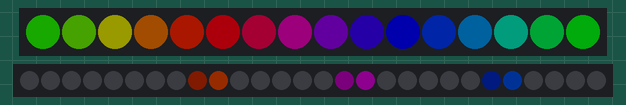
Simulated run of this program. Board: CircuitPython board. On the bench: 16 RGB LEDs in strip order, left to right, 28 RGB LEDs in strip order, left to right. Dim RGB values are drawn brighter than linear; what the program prints to the serial console is not drawn.

Above: at 2.17 s.
At 6.58 s:
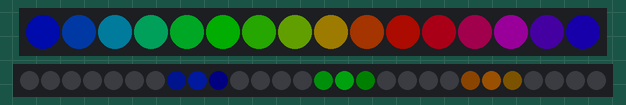
At 11.63 s:
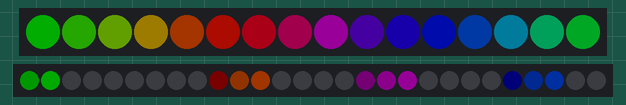
At 20.46 s:
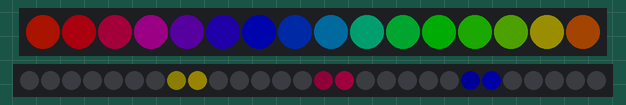
At 29.29 s:
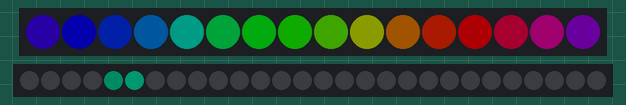
At 39.39 s:
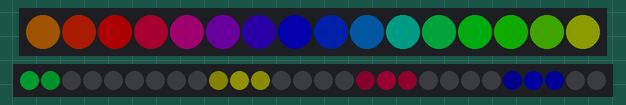

The program:

code.py
```python
import time
import board
import analogio
import digitalio
import neopixel
import supervisor


# Possible attenuation modes.
LINEAR = 'linear'

def attenuation( distance, width, method=LINEAR ):
    if distance > width:
        raise Exception( "Distance must be lte width." )
    if method != LINEAR:
        raise Exception( "Method: %s not supported." % ( method ) )
    else:
        return 1 - distance / width

def animate_path( path_length, speed, trail, lead, light_ps, time, peak=( 255, 255, 255 ) ):
    '''Given the above parameters, returns an intensity for each light in
    an array of tuples format.

    This animation simulates a light source moving along a path, with
    the LEDs being reflectors or readings of the intensity of that
    light source as it moves by.

    The model is that the light source:

    * Moves at the velocity "speed" along the "path_length"
    * The light source is visible for "lead" units of distance ahead of the light source
    * And "trail" units behind
    * As distance grows from the light source the intensity diminishes according to our attenuation() function
    * The readings of light intensity are made at the locations specified in light_ps
    * The path of the light source is cyclic, arriving at 0 as soon as it passes path_length

    The simulation provides the above constants, as well as the
    current time, this function returns the intensity of light along
    the path at that time.

    '''

    # Helper function.
    def attenuate( a, peak ):
        return ( int( a*peak[0] ), int( a*peak[1] ), int( a*peak[2] ) )

    # Prepare return value of light intensity values.
    light_vs = []
    for i in range( len( light_ps ) ):
        light_vs.append( ( 0, 0, 0 ) )

    # Get the current position of the light source.
    pos = speed*time
    while pos > path_length:
        pos -= path_length

    # Compute the intensity at each of the sensor light_ps.
    for i in range( len( light_ps ) ):
        # Position of the current sensor.
        light_p = light_ps[i]
        # Intensity of the current sensor
        light_v = light_vs[i]

        # Handle cases where we might be in the trailing illuminated
        # section.
        if light_p < pos - trail:
            # Outside the visible trailing distance.

            # Set to off.
            #print( "Turning light off" )
            light_v = ( 0, 0, 0 )
        elif light_p < pos:
            # Within the visible trailing distance.

            a = attenuation( pos - light_p, trail )
            light_v = attenuate( a, peak )
            #print( "Set light to:" )
            #print( light_v )
        elif trail > pos and light_p >= path_length - trail + pos:
            # Within the visible trailing distance, but the sensor is
            # towards the end of the circular path and the light
            # source is towards the begining.
            a = attenuation( path_length - light_p + pos, trail )
            light_v = attenuate( a, peak )
            #print( "Set light to:" )
            #print( light_v )

        # Handle cases where we might be in the leading illuminated
        # section.
        if light_p > pos and light_p < pos + lead:
            a = attenuation( light_p - pos, lead )
            light_v = attenuate( a, peak )
        elif pos + lead > path_length and light_p < pos + lead - path_length:
            a = attenuation( light_p + path_length - pos, lead )
            light_v = attenuate( a, peak )

        light_vs[i] = light_v


    #print( "Returning: %s" % ( light_vs ) )
    return light_vs

# Helper function to get the positions of n evenly spaced lights on a
# circular path.
def get_light_ps( path_length, n ):
    light_ps = [ 0 ]
    for i in range( 1, n ):
        light_ps.append( i * path_length / n )
    return light_ps


def rainbow( pos ):
    # Input a value 0 to 255 to get a color value that cycles from r to g to b.
    if pos < 0 or pos > 255:
        r = g = b = 0
    elif pos < 85:
        r = int(pos * 3)//5
        g = int(255 - pos*3)//5
        b = 0
    elif pos < 170:
        pos -= 85
        r = int(255 - pos*3)//5
        g = 0
        b = int(pos*3)//5
    else:
        pos -= 170
        r = 0
        g = int(pos*3)//5
        b = int(255 - pos*3)//5
    return (r, g, b)

def driver():
    # Controlling the pixels on the board.
    #pixel_pin = board.NEOPIXEL

    # Controlling the LED strip attached to A1.
    # DEBUG - one of these is wrong, not sure which...
    # A
    #pixel_pin = digitalio.DigitalInOut( board.A0 )
    #pixel_pin.direction = digitalio.Direction.OUTPUT
    # B
    pixel_pin = board.A0
    #
    # DEBUG - when I figure out which it is, use the other to control
    # the circular LED lights.
    circle_pin = board.A1

    # Code for digital switches
    button_1 = digitalio.DigitalInOut( board.A2 )
    button_1.direction = digitalio.Direction.INPUT
    button_1.pull = digitalio.Pull.UP

    button_2 = digitalio.DigitalInOut( board.A3 )
    button_2.direction = digitalio.Direction.INPUT
    button_2.pull = digitalio.Pull.UP

    button_3 = digitalio.DigitalInOut( board.A4 )
    button_3.direction = digitalio.Direction.INPUT
    button_3.pull = digitalio.Pull.UP

    button_4 = digitalio.DigitalInOut( board.A5 )
    button_4.direction = digitalio.Direction.INPUT
    button_4.pull = digitalio.Pull.UP

    # Set up our Circle Pixels
    #
    # DEBUG - for the circle pixels we just want them always on doing
    # rainbow stuff.
    num_circle_pixels = 16
    circle_pixels = neopixel.NeoPixel( circle_pin, num_circle_pixels, brightness=1.0, auto_write=False )
    for i in range( len( circle_pixels ) ):
        circle_pixels[i] = ( 0, 0, 0 )

    circle_path_length = 30
    circle_speed = 11
    circle_trail = 30
    circle_lead = 0

    circle_ps = get_light_ps( circle_path_length, num_circle_pixels )

    # Set up our LED strip
    num_pixels = 28
    pixels = neopixel.NeoPixel( pixel_pin, num_pixels, brightness=1.0, auto_write=False )
    for i in range( len( pixels ) ):
        pixels[i] = ( 0, 0, 0 )
    zero_pixels = [ ( 0, 0, 0 ), ( 0, 0, 0 ), ( 0, 0, 0 ), ( 0, 0, 0 ), ( 0, 0, 0 ), ( 0, 0, 0 ), ( 0, 0, 0 ) ]

    # Overall model properties for our light.
    path_length = 30
    speed = 24
    trail = 7
    lead = 1.5

    # Light positions for segment 1, and for segment 2, 3, 4.
    #
    # Segments 2, 3, 4 are arranged this way so as to make the
    # animation of the light flow smoothly from segment 1 into the
    # other segments.
    light_ps_1 = [ 0, 3, 6, 9, 12, 15, 18 ]
    light_ps_234 = [ 21, 24, 27, 0, 3, 6, 9 ]

    # The current time used by the animation model, and the interval
    # in time between updates in the model.
    t = 0
    interval = 3/100

    # Establish the initial colors of each of the four ranges to a
    # different spot in the RGB rainbow cycle.
    color_a = 0*(256/4)
    color_b = 1*(256/4)
    color_c = 2*(256/4)
    color_d = 3*(256/4)

    # Loop forever.
    reset_count = 0
    while True:
        # The system locks up after a while - try to hard reboot it around 10 hours in.
        reset_count += 1
        if reset_count > 1000000:
            reset_count = 0
            supervisor.reload()

        # Determine what we need to animate, the rules are:
        # button_1 -> LED segment 1 is
        # button_1 && button_2 -> Segment 2
        # button_1 && button_2 && button_3 -> Segment 3
        # button_1 && button_2 && button_4 -> Segment 4
        # button_1 && button_2 && button_3 && button_4 -> Circle

        # Set up the colors for the light source on each of the four
        # segments.
        peak_a = rainbow( color_a )
        peak_b = rainbow( color_b )
        peak_c = rainbow( color_c )
        peak_d = rainbow( color_d )

        # Update colors for next iteration.
        color_a += 1
        color_a = color_a % 256
        color_b += 1
        color_b = color_b % 256
        color_c += 1
        color_c = color_c % 256
        color_d += 1
        color_d = color_d % 256

        #print( "Buttons: ", [ button_1.value, button_2.value, button_3.value, button_4.value ] )

        button_override = True

        # Light up the appropriate pixels.
        #
        # Switches are active when they read as false.
        tmp = zero_pixels
        if button_override or not button_1.value:
            tmp = animate_path( path_length, speed, trail, lead, light_ps_1, t, peak=peak_a )
        for i in range( len( tmp ) ):
            pixels[i] = tmp[i]

        tmp = zero_pixels
        if button_override or ( not button_1.value and not button_2.value ):
            tmp = animate_path( path_length, speed, trail, lead, light_ps_234, t, peak=peak_b )
        for i in range( len( tmp ) ):
            pixels[7+i] = tmp[i]

        tmp = zero_pixels
        if button_override or ( not button_1.value and not button_2.value and not button_3.value ):
            tmp = animate_path( path_length, speed, trail, lead, light_ps_234, t, peak=peak_c )
        for i in range( len( tmp ) ):
            pixels[14+i] = tmp[i]

        tmp = zero_pixels
        if button_override or ( not button_1.value and not button_2.value and not button_4.value ):
            tmp = animate_path( path_length, speed, trail, lead, light_ps_234, t, peak=peak_d )
        for i in range( len( tmp ) ):
            pixels[21+i] = tmp[i]

        if button_override or ( not button_1.value and not button_2.value and not button_3.value and not button_4.value ):
            #circle_tmp = animate_path( circle_path_length, circle_speed, circle_trail, circle_lead, circle_ps, t, peak=peak_a )
            for i in range( len( circle_pixels ) ):
                circle_pixels[i] = rainbow( 255 & int( ( i*256 / num_circle_pixels ) + color_a*10 ) )
        else:
            for i in range( len( circle_pixels ) ):
                circle_pixels[i] = ( 0, 0, 0 )


        #print( pixels )
        pixels.show()
        circle_pixels.show()
        time.sleep( interval )
        t += interval
        #print( t )
        if t > path_length / speed:
            t -= path_length / speed

print( "Starting" )
# There seems to be intermittent failures which are eased by a delay here.
time.sleep(2)
driver()
```
